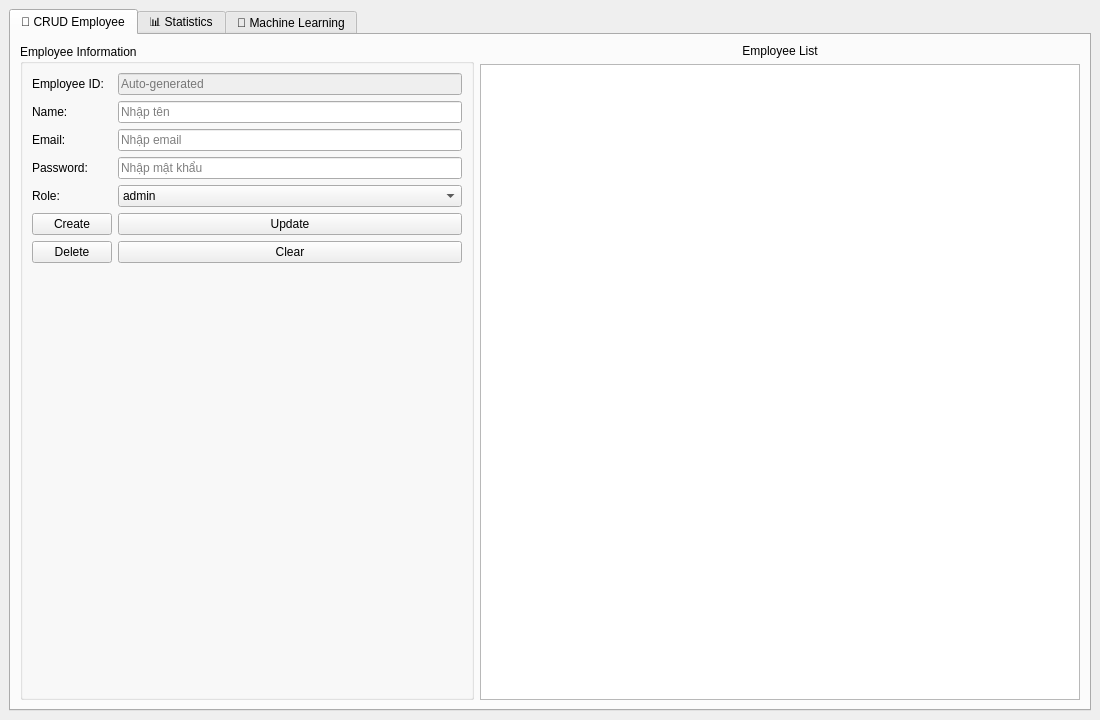
<?xml version="1.0" encoding="UTF-8"?>
<ui version="4.0">
 <class>MainWindow</class>
 <widget class="QMainWindow" name="MainWindow">
  <property name="geometry">
   <rect>
    <x>0</x>
    <y>0</y>
    <width>1100</width>
    <height>720</height>
   </rect>
  </property>
  <property name="windowTitle">
   <string>Retail Analytics &amp; Machine Learning App</string>
  </property>
  <widget class="QWidget" name="centralwidget">
   <layout class="QVBoxLayout" name="verticalLayout_0">
    <item>
     <widget class="QTabWidget" name="tabWidget">
      <property name="currentIndex">
       <number>0</number>
      </property>

      <!-- ===================== TAB 0: CRUD EMPLOYEE ===================== -->
      <widget class="QWidget" name="tabEmployee">
       <attribute name="title">
        <string>👥 CRUD Employee</string>
       </attribute>
       <layout class="QHBoxLayout" name="horizontalLayout_employee">
        <!-- Left panel: Form -->
        <item>
         <widget class="QGroupBox" name="groupEmployeeForm">
          <property name="title">
           <string>Employee Information</string>
          </property>
          <layout class="QFormLayout" name="formLayoutEmployee">
           <item row="0" column="0"><widget class="QLabel"><property name="text"><string>Employee ID:</string></property></widget></item>
           <item row="0" column="1"><widget class="QLineEdit" name="txtEmployeeID"><property name="enabled"><bool>false</bool></property><property name="placeholderText"><string>Auto-generated</string></property></widget></item>
           <item row="1" column="0"><widget class="QLabel"><property name="text"><string>Name:</string></property></widget></item>
           <item row="1" column="1"><widget class="QLineEdit" name="txtEmployeeName"><property name="placeholderText"><string>Nhập tên</string></property></widget></item>
           <item row="2" column="0"><widget class="QLabel"><property name="text"><string>Email:</string></property></widget></item>
           <item row="2" column="1"><widget class="QLineEdit" name="txtEmployeeEmail"><property name="placeholderText"><string>Nhập email</string></property></widget></item>
           <item row="3" column="0"><widget class="QLabel"><property name="text"><string>Password:</string></property></widget></item>
           <item row="3" column="1"><widget class="QLineEdit" name="txtEmployeePassword"><property name="echoMode"><enum>QLineEdit::Password</enum></property><property name="placeholderText"><string>Nhập mật khẩu</string></property></widget></item>
           <item row="4" column="0"><widget class="QLabel"><property name="text"><string>Role:</string></property></widget></item>
           <item row="4" column="1"><widget class="QComboBox" name="cboEmployeeRole"><item><property name="text"><string>admin</string></property></item><item><property name="text"><string>technical</string></property></item><item><property name="text"><string>reporter</string></property></item></widget></item>
           <item row="5" column="0"><widget class="QPushButton" name="btnEmployeeCreate"><property name="text"><string>Create</string></property></widget></item>
           <item row="5" column="1"><widget class="QPushButton" name="btnEmployeeUpdate"><property name="text"><string>Update</string></property></widget></item>
           <item row="6" column="0"><widget class="QPushButton" name="btnEmployeeDelete"><property name="text"><string>Delete</string></property></widget></item>
           <item row="6" column="1"><widget class="QPushButton" name="btnEmployeeClear"><property name="text"><string>Clear</string></property></widget></item>
          </layout>
         </widget>
        </item>
        <!-- Right panel: Table -->
        <item>
         <layout class="QVBoxLayout" name="verticalLayout_employeeRight">
          <item><widget class="QLabel" name="lblEmployeeTitle"><property name="text"><string>Employee List</string></property><property name="alignment"><set>Qt::AlignHCenter|Qt::AlignVCenter</set></property></widget></item>
          <item><widget class="QTableWidget" name="tableEmployee"><property name="minimumSize"><size><width>600</width><height>400</height></size></property></widget></item>
         </layout>
        </item>
       </layout>
      </widget>

      <!-- ===================== TAB 1: STATISTICS ===================== -->
      <widget class="QWidget" name="tabStatistics">
       <attribute name="title">
        <string>📊 Statistics</string>
       </attribute>
       <layout class="QHBoxLayout" name="horizontalLayout_tab1">
        <!-- Left panel -->
        <item>
         <widget class="QGroupBox" name="groupStatFunctions">
          <property name="title">
           <string>Functions</string>
          </property>
          <layout class="QVBoxLayout" name="verticalLayout_statLeft">
           <item><widget class="QLabel"><property name="text"><string>📊 Phần thống kê</string></property><property name="styleSheet"><string>font-weight: bold; font-size: 12pt;</string></property></widget></item>
           <item><widget class="QPushButton" name="btnMaxInvoiceNo"><property name="text"><string>InvoiceNo lớn nhất</string></property></widget></item>
           <item><widget class="QPushButton" name="btnTopNCustomers"><property name="text"><string>TOP N CustomerID</string></property></widget></item>
           <item><widget class="QPushButton" name="btnOrdersByYearCountry"><property name="text"><string>Phân bố đơn hàng theo năm/quốc gia</string></property></widget></item>
           <item><spacer name="verticalSpacer1"><property name="orientation"><enum>Qt::Vertical</enum></property><property name="sizeHint" stdset="0"><size><width>20</width><height>40</height></size></property></spacer></item>
          </layout>
         </widget>
        </item>

        <!-- Right panel -->
        <item>
         <layout class="QVBoxLayout" name="verticalLayout_statRight">
          <item><widget class="QLabel" name="lblChartTitle"><property name="text"><string>Chart Visualization</string></property><property name="alignment"><set>Qt::AlignHCenter|Qt::AlignVCenter</set></property></widget></item>
          <item><widget class="QFrame" name="chartFrame"><property name="frameShape"><enum>QFrame::StyledPanel</enum></property><property name="minimumSize"><size><width>600</width><height>400</height></size></property></widget></item>
          <item><widget class="QTableWidget" name="tableStats"><property name="minimumSize"><size><width>600</width><height>150</height></size></property></widget></item>
         </layout>
        </item>
       </layout>
      </widget>

      <!-- ===================== TAB 2: MACHINE LEARNING ===================== -->
      <widget class="QWidget" name="tabML">
       <attribute name="title">
        <string>🤖 Machine Learning</string>
       </attribute>
       <layout class="QHBoxLayout" name="horizontalLayout_tab2">
        <!-- Left panel: Controls -->
        <item>
         <layout class="QVBoxLayout" name="verticalLayout_mlLeft">
          <!-- GROUP 1: CLUSTERING -->
          <item>
           <widget class="QGroupBox" name="groupCluster">
            <property name="title">
             <string>Customer Clustering (K-Means)</string>
            </property>
            <layout class="QHBoxLayout" name="horizontalLayout_cluster">
             <item>
              <layout class="QFormLayout" name="formCluster">
               <item row="0" column="0"><widget class="QLabel"><property name="text"><string>Number of Clusters (k):</string></property></widget></item>
               <item row="0" column="1"><widget class="QSpinBox" name="spinK"><property name="minimum"><number>2</number></property><property name="maximum"><number>10</number></property><property name="value"><number>3</number></property><property name="singleStep"><number>1</number></property><property name="buttonSymbols"><enum>QAbstractSpinBox::UpDownArrows</enum></property></widget></item>
               <item row="1" column="0"><widget class="QPushButton" name="btnShowElbow"><property name="text"><string>Hiển thị Elbow Method</string></property></widget></item>
               <item row="1" column="1"><widget class="QPushButton" name="btnClusterTrain"><property name="text"><string>Train K-Means</string></property></widget></item>
               <item row="2" column="0"><widget class="QPushButton" name="btnClusterVisual"><property name="text"><string>Visualize Clusters</string></property></widget></item>
               <item row="3" column="0"><widget class="QLabel"><property name="text"><string>Cluster ID:</string></property></widget></item>
               <item row="3" column="1"><widget class="QSpinBox" name="spinClusterID"><property name="minimum"><number>0</number></property><property name="maximum"><number>9</number></property><property name="value"><number>0</number></property><property name="singleStep"><number>1</number></property><property name="buttonSymbols"><enum>QAbstractSpinBox::UpDownArrows</enum></property></widget></item>
               <item row="4" column="0"><widget class="QPushButton" name="btnGetCustomersByCluster"><property name="text"><string>Lấy Customers theo Cluster</string></property></widget></item>
              </layout>
             </item>
            </layout>
           </widget>
          </item>

          <item><spacer name="verticalSpacer2"><property name="orientation"><enum>Qt::Vertical</enum></property></spacer></item>
         </layout>
        </item>

        <!-- Right panel: Chart and Table -->
        <item>
         <layout class="QVBoxLayout" name="verticalLayout_mlRight">
          <item><widget class="QLabel" name="lblChartTitleML"><property name="text"><string>Chart &amp; Data Visualization</string></property><property name="alignment"><set>Qt::AlignHCenter|Qt::AlignVCenter</set></property></widget></item>
          <item><widget class="QFrame" name="chartFrameML"><property name="frameShape"><enum>QFrame::StyledPanel</enum></property><property name="minimumSize"><size><width>600</width><height>400</height></size></property></widget></item>
          <item><widget class="QTableWidget" name="tableML"><property name="minimumSize"><size><width>600</width><height>150</height></size></property></widget></item>
         </layout>
        </item>
       </layout>
      </widget>
     </widget>
    </item>
   </layout>
  </widget>
 </widget>
 <resources/>
 <connections/>
</ui>
